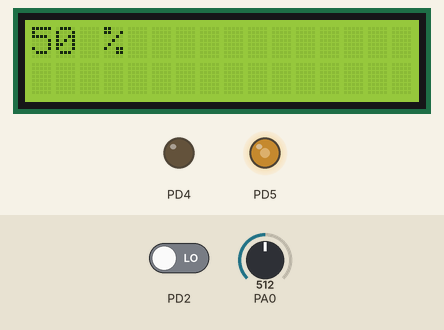
Bench run of a program on a simulated ATmega32, built with avr-gcc and emulated at 16 MHz. On the bench: 16×2 character LCD, output pins drawn as LEDs (lit = HIGH). Wiring (inferred from the names in the program): character LCD (HD44780): RS PA1; E PA2; data PA3, PA4, PA5, PA6. The test bench sets the inputs (shaded band); at power-on: PA0 = 512, PD2 LOW. Pins used as bus, display or sensor lines are not drawn.

Above: at 1.2 s.
1.3 s: PA0 set to 12
At 1.8 s:
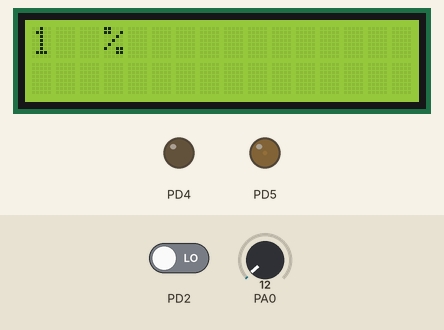
2.9 s: PA0 set to 9
At 3.3 s:
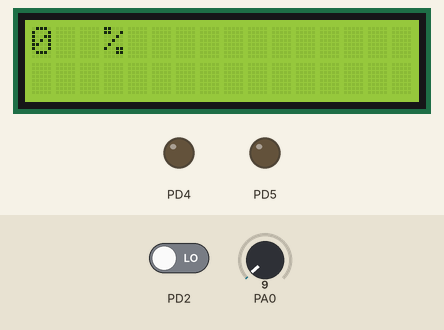
4.4 s: PA0 set to 1015
At 5.0 s:
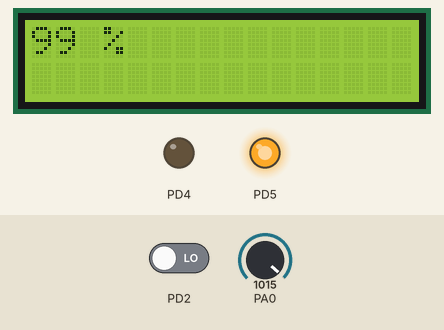
5.9 s: PA0 set to 1023
At 7.2 s:
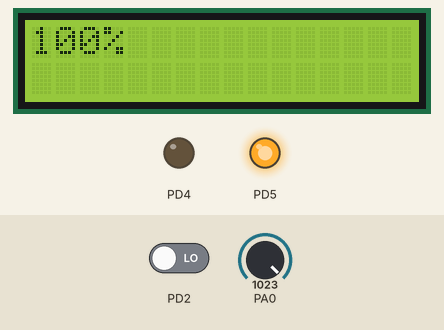
7.5 s: PD2 driven HIGH
At 8.6 s:
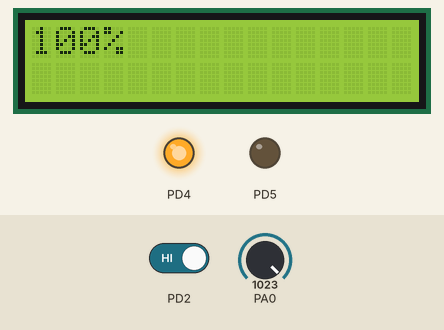
9.0 s: PA0 set to 109
At 9.9 s:
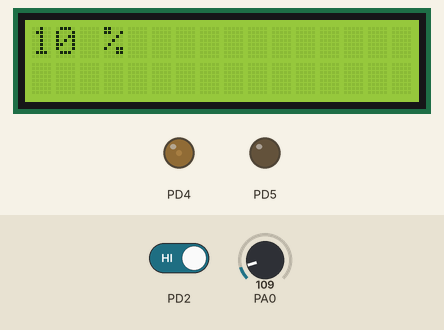
10.6 s: PA0 set to 92
Timing chart, 0 to 13.1 s (numbered marks = the images above; inputs shaded):
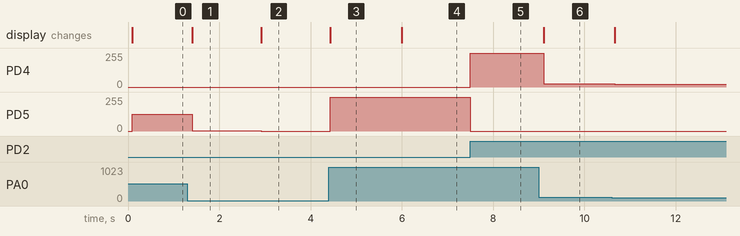

Measured:
- after the input at 1.3 s, PD5: 127/255 → 2/255 after 0.11 s; the display: changes after 0.11 s (image 1)
- after the input at 2.9 s, PD5: 2/255 → 0/255 at once; the display: changes at once (image 2)
- after the input at 4.4 s, PD5: 0/255 → 252/255 at once; the display: changes at once (image 3)
- after the input at 5.9 s, PD5: 252/255 → 255/255 after 0.10 s; the display: changes after 0.10 s (image 4)
- after the input at 7.5 s, PD4: 0/255 → 255/255 at once; PD5: 255/255 → 0/255 at once
- after the input at 9.0 s, PD4: 255/255 → 25/255 after 0.10 s; the display: changes after 0.10 s (image 6)
- after the input at 10.6 s, PD4: 25/255 → 20/255 after 0.06 s

The program:

main.c
```c
/*
 * DC_motor.c

 *
 * Created on: Jul 30, 2024
 *      Author: Tasnem
 */
#include "PWM.h"
#include "ADC.h"
#include "LCD.h"
uint8_t flag=0;
uint8_t grd=0;
uint16_t adc_value=0;
int main(void)
{
	SETBIT(MCUCR,ISC00);
	SETBIT(MCUCR,ISC01);
	SETBIT(GICR,INT0);
	sei();
	LCD_init();
	ADC_init();
	PWM_init_timer1_oc1a();
	PWM_init_timer1_oc1b();
	set_duty_oc1a(adc_value);
	set_duty_oc1b(adc_value);
	while(1)
    {
		adc_value = ADC_read();
    	adc_value=adc_value *100.0/1023.0;
		LCD_write_command(0x01);
		LCD_write_num(adc_value);
		LCD_write_command(0x83);
		LCD_write_char('%');
		if (OCR1B==0){set_duty_oc1a(adc_value);}
		else {set_duty_oc1b(adc_value);}
		_delay_ms(100);

			 }
}
ISR(INT0_vect){

	if (flag==0){
	set_duty_oc1b(adc_value);
	set_duty_oc1a(grd);
	flag=1;
		}
	else if (flag==1){
		set_duty_oc1b(grd);
		set_duty_oc1a(adc_value);
		flag=0;

	}
	}
```

ADC.c
```c
/*
 * ADC.c

 *
 * Created on: Jul 30, 2024
 *      Author: Tasnem
 */

#include "ADC.h"

void ADC_init(){
	SETBIT(ADMUX,REFS0);
	SETBIT(ADCSRA,ADEN);
	SETBIT(ADCSRA,ADPS0);
	SETBIT(ADCSRA,ADPS1);
	SETBIT(ADCSRA,ADPS2);
}

uint16_t ADC_read(){

	SETBIT(ADCSRA,ADSC); //conversion
	while(GETBIT(ADCSRA,ADSC) == 1){}
	return ADC;
}
```

ADC.h
```c
/*
 * ADC.h

 *
 * Created on: Jul 30, 2024
 *      Author: Tasnem
 */


#ifndef ADC_H_
#define ADC_H_
#include "Header.h"

void ADC_init();

uint16_t ADC_read();


#endif /* ADC_H_ */
```

PWM.c
```c
/*
 * PWM.c

 *
 * Created on: Jul 30, 2024
 *      Author: Tasnem
 */


#include "PWM.h"
void PWM_init_timer1_oc1a(){
	SETBIT(DDRD,5);
	TCCR1A |= (1<<COM1A1)|(1<<WGM10)|(1<<WGM11);
	TCCR1B=(1<<WGM12)|(1<<CS10);


}
void set_duty_oc1a(uint16_t duty){
OCR1A=10.23*duty;
}
void PWM_init_timer1_oc1b(){
	SETBIT(DDRD,4);
	TCCR1A |= (1<<COM1B1)|(1<<WGM10)|(1<<WGM11);
	TCCR1B=(1<<WGM12)|(1<<CS10);
}
void set_duty_oc1b(uint16_t duty){
	OCR1B=10.23*duty;
}
```

PWM.h
```c
/*
 * PWM.h

 *
 * Created on: Jul 30, 2024
 *      Author: Tasnem
 */


#ifndef PWM_H_
#define PWM_H_

#include "header.h"
void PWM_init_timer1_oc1a();
void set_duty_oc1a(uint16_t duty);
void PWM_init_timer1_oc1b();
void set_duty_oc1b(uint16_t duty);

#endif /* PWM_H_ */
```

header.h
```c
/*
 * header.h

 *
 * Created on: Jul 30, 2024
 *      Author: Tasnem
 */


#ifndef HEADER_H_
#define HEADER_H_
#include <avr/interrupt.h>
#include <avr/io.h>
#define F_CPU 16000000
#include <util/delay.h>
#define SETBIT(REG,BIT) (REG |= (1<<BIT))
#define CLRBIT(REG,BIT) (REG &=~(1<<BIT))
#define TOGBIT(REG,BIT) (REG ^=(1<<BIT))
#define GETBIT(REG,BIT) ((REG>>BIT)&1)
uint32_t result_func(uint8_t*);

#endif /* HEADER_H_ */
```

LCD.c
```c
/*
 * LCD.c

 *
 * Created on: Jul 30, 2024
 *      Author: Tasnem
 */
#include "LCD.h"

void LCD_init (){
INIT_LCD();
LCD_write_command(0X3);
_delay_ms(4);
LCD_write_command(0X3);
_delay_ms(4);
LCD_write_command(0X3);
_delay_ms(4);
LCD_write_command(0X2);
LCD_write_command(0X28);
LCD_write_command(0X08);
LCD_write_command(0X01);
LCD_write_command(0X06);
_delay_ms(20);
LCD_write_command(0x0C);
}

void LCD_write_command(uint8_t cmd){
	 RS(0);
	 // send most byte
	 D4(GETBIT(cmd,4));
	 D5(GETBIT(cmd,5));
	 D6(GETBIT(cmd,6));
	 D7(GETBIT(cmd,7));
	 EN(1);
	 _delay_ms(1);
	 EN(0);
	 _delay_ms(1);

	 // send least byte

	 D4(GETBIT(cmd,0));
	 D5(GETBIT(cmd,1));
	 D6(GETBIT(cmd,2));
	 D7(GETBIT(cmd,3));
	 EN(1);
	 _delay_ms(1);
	 EN(0);
	 _delay_ms(1);
}

void LCD_write_char(uint8_t data){
	 RS(1);
	 // send most byte
	 D4(GETBIT(data,4));
	 D5(GETBIT(data,5));
	 D6(GETBIT(data,6));
	 D7(GETBIT(data,7));
	 EN(1);
	 _delay_ms(1);
	 EN(0);
	 _delay_ms(1);

	 // send least byte

	 D4(GETBIT(data,0));
	 D5(GETBIT(data,1));
	 D6(GETBIT(data,2));
	 D7(GETBIT(data,3));
	 EN(1);
	 _delay_ms(1);
	 EN(0);
	 _delay_ms(1);
}
void LCD_write_string(uint8_t txt[]){
	for (uint8_t i=0;txt[i]!='\0';i++){
		LCD_write_char(txt[i]);
	}
}
void LCD_write_num(uint32_t num){
uint8_t txt[10] = {0};
int8_t i = 0;
if(num == 0) {
	LCD_write_char('0');
	return;
}
for (i = 0; num != 0; i++ )
{
	txt[i] = num%10 + 48;
	num = num  / 10 ;
}
i--;
while(i >= 0){
	LCD_write_char(txt[i]);
	i--;
}
}
```

LCD.h
```c
/*
 * LCD.h

 *
 * Created on: Jul 30, 2024
 *      Author: Tasnem
 */


#ifndef LCD_H_
#define LCD_H_

#include "header.h"
#define INIT_LCD() 	DDRA |= 0b01111110;
#define RS(x) if(x == 1) SETBIT(PORTA,1); else CLRBIT(PORTA,1);
#define EN(x) if(x == 1) SETBIT(PORTA,2); else CLRBIT(PORTA,2);
#define D4(x) if(x == 1) SETBIT(PORTA,3); else CLRBIT(PORTA,3);
#define D5(x) if(x == 1) SETBIT(PORTA,4); else CLRBIT(PORTA,4);
#define D6(x) if(x == 1) SETBIT(PORTA,5); else CLRBIT(PORTA,5);
#define D7(x) if(x == 1) SETBIT(PORTA,6); else CLRBIT(PORTA,6);
void LCD_init ();
void LCD_write_command(uint8_t cmd);
void LCD_write_char(uint8_t data);
void LCD_write_string(uint8_t txt[]);
void LCD_write_num(uint32_t num);
#endif /* LCD_H_ */
```
